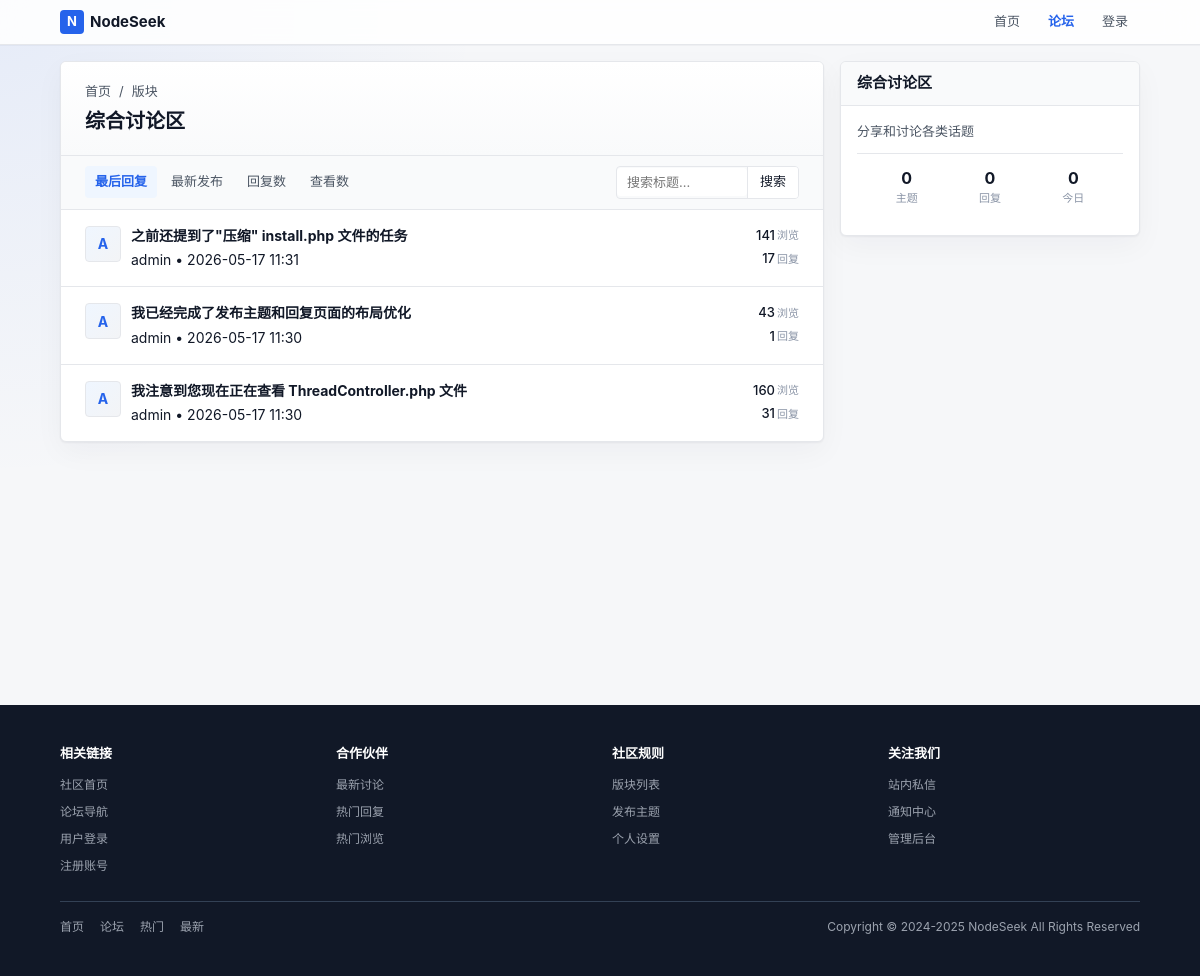
/index.php?c=forum&a=index&fid=1, run on an earlier commit of the app's database.
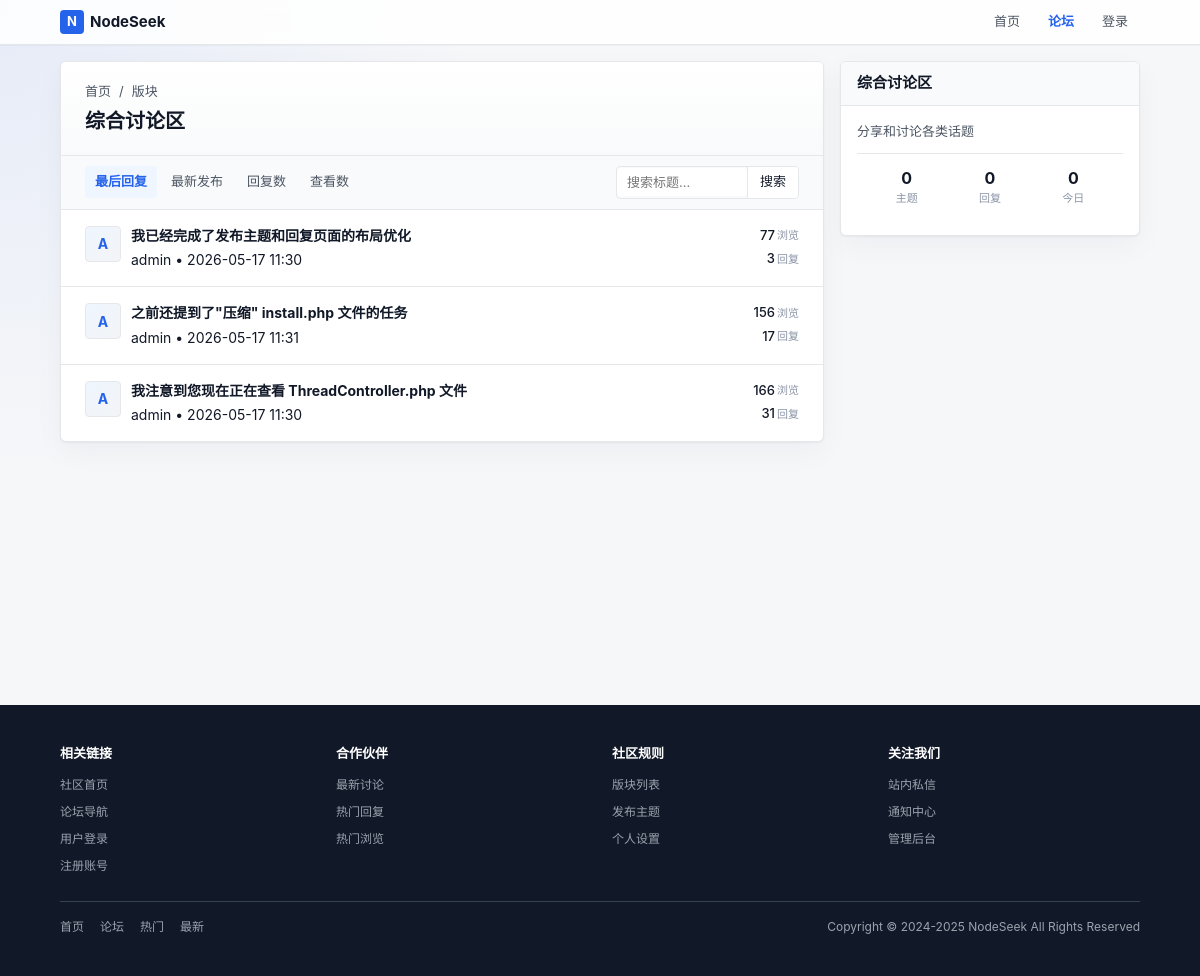
And on a later commit of the database.
### tables this page shows
CREATE TABLE next_thread (
        tid INTEGER PRIMARY KEY AUTOINCREMENT,
        fid INTEGER NOT NULL DEFAULT 0,
        pid INTEGER NOT NULL DEFAULT 0,
        typeid INTEGER NOT NULL DEFAULT 0,
        read_perm INTEGER NOT NULL DEFAULT 0,
        uid INTEGER NOT NULL DEFAULT 0,
        pm_uid INTEGER NOT NULL DEFAULT 0,
        subject VARCHAR(255) NOT NULL DEFAULT '',
        hash VARCHAR(255) NOT NULL DEFAULT '',
        dateline INTEGER NOT NULL DEFAULT 0,
        sort_order INTEGER NOT NULL DEFAULT 0,
        highlight INTEGER NOT NULL DEFAULT 0,
        digest INTEGER NOT NULL DEFAULT 0,
        closed INTEGER NOT NULL DEFAULT 0,
        reply_time INTEGER NOT NULL DEFAULT 0,
        reply_uid INTEGER NOT NULL DEFAULT 0,
        reply_num INTEGER NOT NULL DEFAULT 0,
        view_num INTEGER NOT NULL DEFAULT 0,
        fav_num INTEGER NOT NULL DEFAULT 0,
        log_num INTEGER NOT NULL DEFAULT 0
    );

CREATE TABLE next_member (
        uid INTEGER PRIMARY KEY AUTOINCREMENT,
        username VARCHAR(50) NOT NULL DEFAULT '',
        gid INTEGER NOT NULL DEFAULT 0,
        avatar INTEGER NOT NULL DEFAULT 0,
        password VARCHAR(255) NOT NULL DEFAULT '',
        auth_secret VARCHAR(50) NOT NULL DEFAULT '',
        auth_enabled INTEGER NOT NULL DEFAULT 0,
        notify_num INTEGER NOT NULL DEFAULT 0,
        credit INTEGER NOT NULL DEFAULT 0,
        reg_ip VARCHAR(50) NOT NULL DEFAULT '',
        reg_date INTEGER NOT NULL DEFAULT 0,
        last_ip VARCHAR(50) NOT NULL DEFAULT '',
        last_visit INTEGER NOT NULL DEFAULT 0,
        reply_time INTEGER NOT NULL DEFAULT 0,
        reply_num INTEGER NOT NULL DEFAULT 0,
        thread_num INTEGER NOT NULL DEFAULT 0,
        fav_num INTEGER NOT NULL DEFAULT 0,
        inbox_num INTEGER NOT NULL DEFAULT 0,
        outbox_num INTEGER NOT NULL DEFAULT 0,
        log_num INTEGER NOT NULL DEFAULT 0,
        email VARCHAR(80) NOT NULL DEFAULT '',
        email_status INTEGER NOT NULL DEFAULT 0,
        signin_time INTEGER NOT NULL DEFAULT 0,
        invisible INTEGER NOT NULL DEFAULT 0,
        timeoffset VARCHAR(10) NOT NULL DEFAULT '',
        search_time INTEGER NOT NULL DEFAULT 0,
        status INTEGER NOT NULL DEFAULT 0
    , json_data TEXT DEFAULT '{}');

### controllers/ForumController.php (called while the page is built, shortened)
<?php
class ForumController {
    public static function index($fid = 0) {
        $forum = ForumModel::get($fid);
        $page = isset($_GET['page']) ? (int)$_GET['page'] : 1;
        $order = isset($_GET['order']) ? $_GET['order'] : 'reply_time';
        $keyword = isset($_GET['keyword']) ? trim($_GET['keyword']) : '';
        $threads = ThreadModel::getThreads($fid, $page, $order, $keyword);
        if (!empty($threads)) {
            $uids = array_unique(array_column($threads, 'uid'));
            $users = MemberModel::getMembersByUids($uids);
        }
        Template::display('forum/index');
    }
}
?>

### index.php (called while the page is built, shortened)
<?php
require ROOT_PATH . '/lib/Autoloader.php';
$controller = isset($_GET['c']) ? $_GET['c'] : 'home';
$action = isset($_GET['a']) ? $_GET['a'] : 'index';
$controllerClass = ucfirst($controller) . 'Controller';
$params = [];
if (isset($_GET['fid'])) $params[] = $_GET['fid'];
call_user_func_array([$controllerClass, $action], $params);
?>

### config/database.php (called while the page is built)
<?php
return [
    'default' => 'sqlite',
    'connections' => [
        'sqlite' => [
            'driver' => 'sqlite',
            'database' => ROOT_PATH . '/database/forum.db',
        ],
    ],
];

### lib/Database.php (called while the page is built, shortened)
<?php
class Database {
    private static $instance = null;
    private $config = null;
    private function __construct() {
        $this->config = require ROOT_PATH . '/config/database.php';
    }
    public static function getInstance() {
        if (self::$instance === null) {
            self::$instance = new self();
        }
        return self::$instance;
    }
    private function connect() {
        $default = $this->config['default'];
        $connection = $this->config['connections'][$default];
        if ($connection['driver'] === 'sqlite') {
            $this->connection = new PDO('sqlite:' . $connection['database']);
        }
    }
    private static function getConnection() {
        return self::getInstance()->connection;
    }
    public static function query($sql, $params = []) {
        $stmt = self::getConnection()->prepare($sql);
        $stmt->execute($params);
        return $stmt;
    }
    public static function fetch($sql, $params = []) {
        $stmt = self::query($sql, $params);
        return $stmt->fetch(PDO::FETCH_ASSOC);
    }
    public static function fetchAll($sql, $params = []) {
        $stmt = self::query($sql, $params);
        return $stmt->fetchAll(PDO::FETCH_ASSOC);
    }
}
?>

### models/ForumModel.php (called while the page is built, shortened)
<?php
class ForumModel {
    public static function get($fid) {
        return Database::fetch("SELECT * FROM " . self::TABLE . " WHERE fid = ?", [$fid]);
    }
}
?>

### models/ThreadModel.php (called while the page is built, shortened)
<?php
class ThreadModel {
    public static function getThreads($fid, $page = 1, $order = 'reply_time', $keyword = '') {
        $offset = ($page - 1) * 20;
        $orderMap = [
            'reply_time' => 'reply_time DESC',
            'dateline' => 'dateline DESC',
            'reply_num' => 'reply_num DESC',
            'view_num' => 'view_num DESC'
        ];
        $orderBy = isset($orderMap[$order]) ? $orderMap[$order] : 'reply_time DESC';
        return Database::fetchAll("SELECT * FROM " . self::TABLE . " WHERE fid = :fid ORDER BY $orderBy LIMIT 20 OFFSET :offset", ['fid' => $fid, 'offset' => $offset]);
    }
}
?>

### lib/Autoloader.php (called while the page is built, shortened)
<?php
class Autoloader {
    public static function load($class) {
        $paths = [
            ROOT_PATH . '/lib/' . $class . '.php',
            ROOT_PATH . '/models/' . $class . '.php',
            ROOT_PATH . '/controllers/' . $class . '.php',
        ];
        foreach ($paths as $path) {
            if (file_exists($path)) {
                return;
            }
        }
    }
}

### models/MemberModel.php (called while the page is built, shortened)
<?php
class MemberModel {
    public static function getMembersByUids($uids) {
        $uids = array_values(array_filter(array_unique($uids)));
        $placeholders = implode(',', array_fill(0, count($uids), '?'));
        $sql = "SELECT uid, username, avatar FROM " . self::TABLE . " WHERE uid IN ($placeholders)";
        $members = Database::fetchAll($sql, $uids);
        $result = [];
        foreach ($members as $member) {
            $result[$member['uid']] = $member;
        }
        return $result;
    }
}
?>

### templates/forum/index.php (the view, shortened to what the changed rows need)
<div class="grid grid-cols-3">
    <div class="main-content">
        <div class="card">
            <div class="thread-header">
                <div class="thread-title-row">
                    <div class="flex items-center justify-between gap-md">
                        <h1><?php echo htmlspecialchars($forum['name']); ?></h1>
                    </div>
                </div>
            </div>
            <div class="toolbar">
                <div class="tabs hide-mobile">
                    <?php foreach ($orderOptions as $option): ?>
                        <a href="index.php?c=forum&a=index&fid=<?php echo $forum['fid']; ?>&order=<?php echo $option['value']; ?><?php echo !empty($keyword) ? '&keyword=' . urlencode($keyword) : ''; ?>"
                           class="tab <?php echo $order == $option['value'] ? 'active' : ''; ?>">
                            <?php echo $option['label']; ?>
                        </a>
                    <?php endforeach; ?>
                </div>
            </div>
            <div class="post-list">
                <?php foreach ($threads as $thread): ?>
                    <?php $user = $users[$thread['uid']] ?? null; ?>
                    <div class="thread-item">
                        <div class="thread-avatar">
                            <div class="avatar">
                                <?php if ($user && !empty($user['avatar'])): ?>
                                    <img src="<?php echo htmlspecialchars($user['avatar']); ?>" alt="">
                                <?php else: ?>
                                    <?php echo strtoupper(substr($user['username'] ?? '?', 0, 1)); ?>
                                <?php endif; ?>
                            </div>
                        </div>
                        <div class="thread-content">
                            <div class="thread-title">
                                <a href="index.php?c=thread&a=index&tid=<?php echo $thread['tid']; ?>"><?php echo htmlspecialchars($thread['subject']); ?></a>
                            </div>
                            <div class="thread-meta">
                                <span><?php echo htmlspecialchars($user['username'] ?? '匿名'); ?></span>
                                <span class="separator">•</span>
                                <span><?php echo date('Y-m-d H:i', $thread['dateline']); ?></span>
                            </div>
                        </div>
                        <div class="thread-stats">
                            <div class="thread-stat">
                                <span class="thread-stat-value"><?php echo $thread['view_num']; ?></span>
                                <span class="thread-stat-label">浏览</span>
                            </div>
                            <div class="thread-stat">
                                <span class="thread-stat-value"><?php echo $thread['reply_num']; ?></span>
                                <span class="thread-stat-label">回复</span>
                            </div>
                        </div>
                    </div>
                <?php endforeach; ?>
            </div>
        </div>
    </div>
</div>

What changed in the data, as far as the page shows it:
changed next_thread "我已经完成了发布主题和回复页面的布局优化": view_num "43" → "77"; reply_num "1" → "3"; moves up the list
changed next_thread "之前还提到了\"压缩\" install.php 文件的任务": view_num "141" → "156"
changed next_thread "我注意到您现在正在查看 ThreadController.php 文件": view_num "160" → "166"
